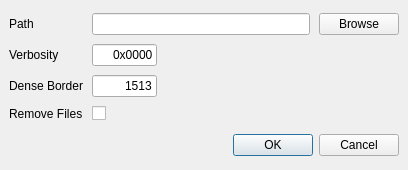
<?xml version="1.0" encoding="UTF-8"?>
<ui version="4.0">
 <class>quantyPreferencesDialog</class>
 <widget class="QDialog" name="quantyPreferencesDialog">
  <property name="windowModality">
   <enum>Qt::ApplicationModal</enum>
  </property>
  <property name="geometry">
   <rect>
    <x>0</x>
    <y>0</y>
    <width>408</width>
    <height>170</height>
   </rect>
  </property>
  <property name="minimumSize">
   <size>
    <width>0</width>
    <height>170</height>
   </size>
  </property>
  <property name="maximumSize">
   <size>
    <width>16777215</width>
    <height>170</height>
   </size>
  </property>
  <property name="windowTitle">
   <string>Preferences</string>
  </property>
  <property name="modal">
   <bool>true</bool>
  </property>
  <layout class="QVBoxLayout" name="verticalLayout">
   <property name="spacing">
    <number>9</number>
   </property>
   <property name="leftMargin">
    <number>9</number>
   </property>
   <property name="topMargin">
    <number>9</number>
   </property>
   <property name="rightMargin">
    <number>9</number>
   </property>
   <property name="bottomMargin">
    <number>9</number>
   </property>
   <item>
    <layout class="QGridLayout" name="gridLayout">
     <item row="3" column="0">
      <widget class="QLabel" name="removeFileLabel">
       <property name="minimumSize">
        <size>
         <width>22</width>
         <height>0</height>
        </size>
       </property>
       <property name="text">
        <string>Remove Files</string>
       </property>
      </widget>
     </item>
     <item row="3" column="1">
      <widget class="QCheckBox" name="removeFilesCheckBox">
       <property name="text">
        <string/>
       </property>
      </widget>
     </item>
     <item row="1" column="0">
      <widget class="QLabel" name="verbosityLabel">
       <property name="text">
        <string>Verbosity</string>
       </property>
      </widget>
     </item>
     <item row="0" column="2">
      <widget class="QPushButton" name="pathBrowsePushButton">
       <property name="text">
        <string>Browse</string>
       </property>
       <property name="autoDefault">
        <bool>false</bool>
       </property>
      </widget>
     </item>
     <item row="0" column="1">
      <widget class="QLineEdit" name="pathLineEdit">
       <property name="toolTip">
        <string>Path to the Quanty executable.</string>
       </property>
       <property name="cursorPosition">
        <number>0</number>
       </property>
       <property name="readOnly">
        <bool>true</bool>
       </property>
      </widget>
     </item>
     <item row="0" column="0">
      <widget class="QLabel" name="pathLabel">
       <property name="text">
        <string>Path</string>
       </property>
      </widget>
     </item>
     <item row="2" column="0">
      <widget class="QLabel" name="denseBorderLabel">
       <property name="text">
        <string>Dense Border</string>
       </property>
      </widget>
     </item>
     <item row="2" column="1">
      <widget class="QLineEdit" name="denseBorderLineEdit">
       <property name="sizePolicy">
        <sizepolicy hsizetype="Fixed" vsizetype="Fixed">
         <horstretch>0</horstretch>
         <verstretch>0</verstretch>
        </sizepolicy>
       </property>
       <property name="minimumSize">
        <size>
         <width>65</width>
         <height>22</height>
        </size>
       </property>
       <property name="maximumSize">
        <size>
         <width>65</width>
         <height>22</height>
        </size>
       </property>
       <property name="text">
        <string>1513</string>
       </property>
       <property name="alignment">
        <set>Qt::AlignRight|Qt::AlignTrailing|Qt::AlignVCenter</set>
       </property>
      </widget>
     </item>
     <item row="1" column="1">
      <widget class="QLineEdit" name="verbosityLineEdit">
       <property name="sizePolicy">
        <sizepolicy hsizetype="Fixed" vsizetype="Fixed">
         <horstretch>0</horstretch>
         <verstretch>0</verstretch>
        </sizepolicy>
       </property>
       <property name="minimumSize">
        <size>
         <width>65</width>
         <height>22</height>
        </size>
       </property>
       <property name="maximumSize">
        <size>
         <width>65</width>
         <height>22</height>
        </size>
       </property>
       <property name="toolTip">
        <string>Verbosity of the Quanty calculation. Acceptable values in increasing verbosity: 0x0000, 0x00FF, 0xFFFF.</string>
       </property>
       <property name="text">
        <string>0x0000</string>
       </property>
       <property name="alignment">
        <set>Qt::AlignRight|Qt::AlignTrailing|Qt::AlignVCenter</set>
       </property>
      </widget>
     </item>
    </layout>
   </item>
   <item>
    <widget class="QDialogButtonBox" name="buttonBox">
     <property name="standardButtons">
      <set>QDialogButtonBox::Cancel|QDialogButtonBox::Ok</set>
     </property>
    </widget>
   </item>
  </layout>
 </widget>
 <tabstops>
  <tabstop>pathLineEdit</tabstop>
  <tabstop>pathBrowsePushButton</tabstop>
  <tabstop>verbosityLineEdit</tabstop>
  <tabstop>denseBorderLineEdit</tabstop>
 </tabstops>
 <resources/>
 <connections/>
</ui>
